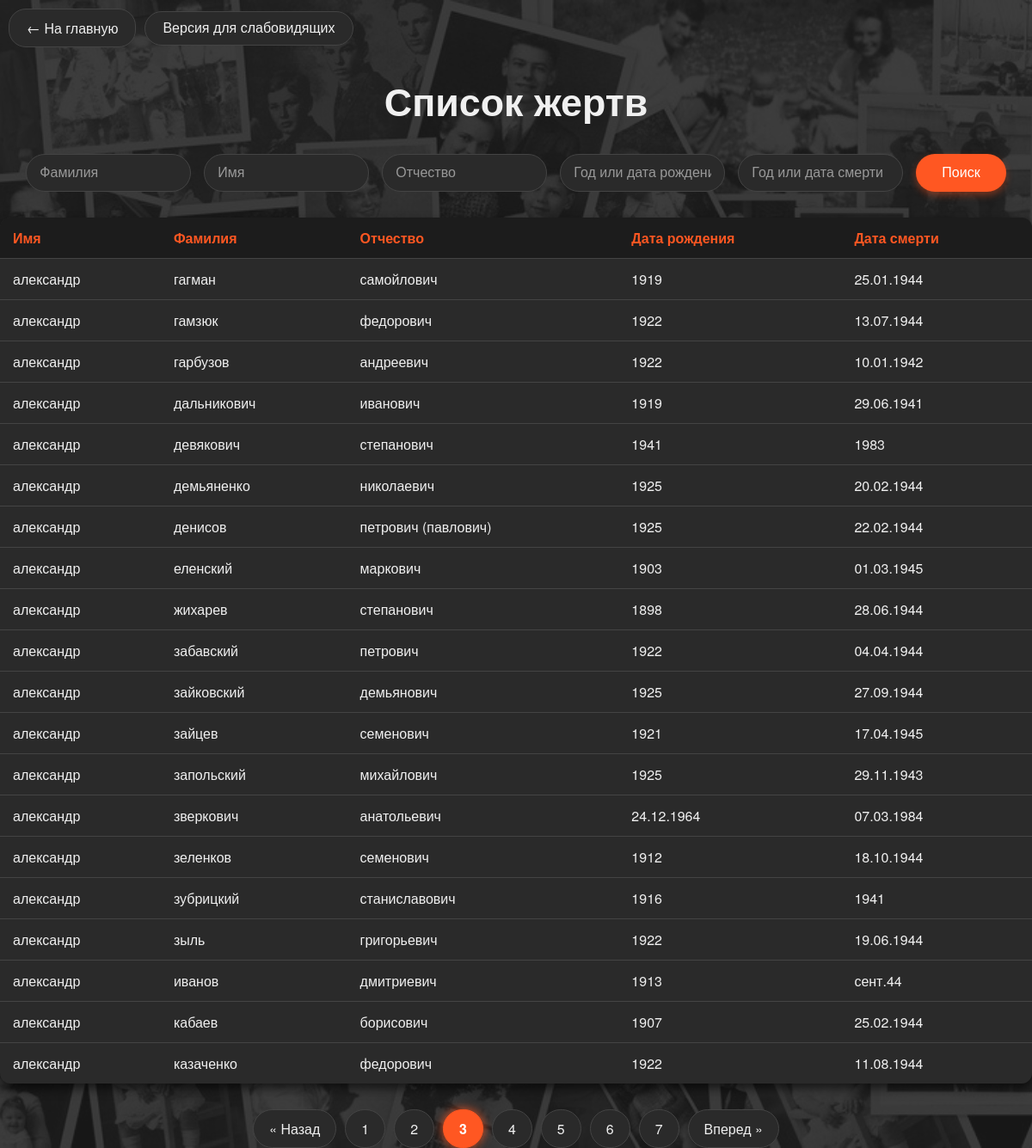
Screenshot of /6btn.php?page=3 with the database file from the repository.
### tables this page shows
CREATE TABLE "people" (
	"name"	TEXT,
	"surname"	TEXT,
	"patronymic"	TEXT,
	"birth_date"	TEXT,
	"death_date"	TEXT
);

### 6btn.php (the view, shortened to what this page needs)
<?php
function h($str) {
    return htmlspecialchars($str ?? '', ENT_QUOTES, 'UTF-8');
}
$pdo = new PDO('sqlite:bd_from_csv.sqlite');
$pdo->setAttribute(PDO::ATTR_ERRMODE, PDO::ERRMODE_EXCEPTION);
$surname = $_GET['surname'] ?? '';
$name = $_GET['name'] ?? '';
$patronymic = $_GET['patronymic'] ?? '';
$birth_date = $_GET['birth_date'] ?? '';
$death_date = $_GET['death_date'] ?? '';
$page = max(1, (int)($_GET['page'] ?? 1));
$perPage = 20;
$where = [];
$params = [];
$where[] = "surname != 'Фамилия'";
$where[] = "name != 'Имя'";
$where[] = "patronymic != 'Отчество'";
$where[] = "birth_date != 'Дата рождения'";
$where[] = "death_date != 'Дата смерти'";
$whereSQL = $where ? 'WHERE ' . implode(' AND ', $where) : '';
$countStmt = $pdo->prepare("SELECT COUNT(*) FROM people $whereSQL");
$countStmt->execute($params);
$total = $countStmt->fetchColumn();
$offset = ($page - 1) * $perPage;
$sql = "SELECT * FROM people $whereSQL ORDER BY surname, name, patronymic LIMIT :limit OFFSET :offset";
$stmt = $pdo->prepare($sql);
$stmt->bindValue(':limit', $perPage, PDO::PARAM_INT);
$stmt->bindValue(':offset', $offset, PDO::PARAM_INT);
$stmt->execute();
$results = $stmt->fetchAll(PDO::FETCH_ASSOC);
$totalPages = ceil($total / $perPage);
?>
<!DOCTYPE html>
<html lang="ru">
<head>
</head>
<body>
<div class="top-controls">
  <a href="index.html" class="back-home-btn">← На главную</a>
  <button onclick="toggleAccessibility()" id="accessibilityBtn">Версия для слабовидящих</button>
</div>
<h1>Список жертв</h1>
<form method="get">
    <input type="text" name="surname" placeholder="Фамилия" value="<?= h($surname) ?>" />
    <input type="text" name="name" placeholder="Имя" value="<?= h($name) ?>" />
    <input type="text" name="patronymic" placeholder="Отчество" value="<?= h($patronymic) ?>" />
    <input type="text" name="birth_date" placeholder="Год или дата рождения" value="<?= h($birth_date) ?>" />
    <input type="text" name="death_date" placeholder="Год или дата смерти" value="<?= h($death_date) ?>" />
    <button type="submit">Поиск</button>
</form>
<table>
    <thead>
        <tr>
            <th>Имя</th>
            <th>Фамилия</th>
            <th>Отчество</th>
            <th>Дата рождения</th>
            <th>Дата смерти</th>
        </tr>
    </thead>
    <tbody>
        <?php if ($results): ?>
            <?php foreach ($results as $row): ?>
                <tr>
                    <td><?= h($row['surname']) ?></td>
                    <td><?= h($row['name']) ?></td>
                    <td><?= h($row['patronymic']) ?></td>
                    <td><?= h($row['birth_date']) ?></td>
                    <td><?= h($row['death_date']) ?></td>
                </tr>
            <?php endforeach; ?>
        <?php else: ?>
            <tr><td colspan="5">Нет данных</td></tr>
        <?php endif; ?>
    </tbody>
</table>
<div class="pagination">
    <?php if ($page > 1): ?>
        <a href="?<?= http_build_query(array_merge($_GET, ['page' => $page - 1])) ?>">&laquo; Назад</a>
    <?php endif; ?>
    <?php
    $start = max(1, $page - 4);
    $end = min($totalPages, $page + 4);
    for ($p = $start; $p <= $end; $p++):
    ?>
        <?php if ($p == $page): ?>
            <span class="current"><?= $p ?></span>
        <?php else: ?>
            <a href="?<?= http_build_query(array_merge($_GET, ['page' => $p])) ?>"><?= $p ?></a>
        <?php endif; ?>
    <?php endfor; ?>
    <?php if ($page < $totalPages): ?>
        <a href="?<?= http_build_query(array_merge($_GET, ['page' => $page + 1])) ?>">Вперед &raquo;</a>
    <?php endif; ?>
</div>
</body>
</html>

### 6btn.php (style rules this page uses)
body { font-family: 'Helvetica Neue', 'Pathway Gothic One', sans-serif; background-color: #1c1c1c; color: #f0f0f0; margin: 0; padding: 0; background-image: url('fon.jpg'); background-size: cover; background-position: center; background-repeat: no-repeat; background-attachment: fixed; position: relative; z-index: 0; }
body::before { content: ""; position: fixed; top: 0; left: 0; right: 0; bottom: 0; background: rgba(28, 28, 28, 0.85); z-index: -1; }
h1 { color: #f0f0f0; font-weight: 600; font-size: 2.8em; text-align: center; margin-bottom: 30px; }
form { display: flex; flex-wrap: wrap; gap: 15px; justify-content: center; margin-bottom: 30px; }
input[type=text] { padding: 12px 15px; width: 160px; background-color: #2a2a2a; border: 1px solid #444444; border-radius: 25px; color: #f0f0f0; font-size: 1em; transition: border-color 0.3s ease, background-color 0.3s ease; }
input[type=text]::placeholder { color: #999999; }
button[type=submit] { padding: 12px 30px; background-color: #ff5722; color: white; border: none; border-radius: 25px; cursor: pointer; font-size: 1em; transition: background-color 0.3s ease, transform 0.3s ease; box-shadow: 0 4px 8px rgba(255, 87, 34, 0.4); }
table { border-collapse: collapse; width: 100%; background-color: #2a2a2a; border-radius: 12px; overflow: hidden; box-shadow: 0 6px 12px rgba(0, 0, 0, 0.6); }
th, td { padding: 12px 15px; border-bottom: 1px solid #444444; color: #f0f0f0; text-align: left; font-size: 1em; }
th { background-color: #1c1c1c; font-weight: 600; color: #ff5722; }
tbody tr:last-child td { border-bottom: none; }
.pagination { margin-top: 30px; display: flex; flex-wrap: wrap; justify-content: center; gap: 10px; }
.pagination a, .pagination span { padding: 10px 18px; border: 1px solid #444444; border-radius: 25px; text-decoration: none; color: #f0f0f0; background-color: #2a2a2a; font-weight: 500; transition: background-color 0.3s ease, border-color 0.3s ease; }
.pagination span.current { background-color: #ff5722; color: white; border-color: #ff5722; font-weight: 700; box-shadow: 0 0 12px rgba(255, 87, 34, 0.9); }
.top-controls a.back-home-btn, .top-controls button { padding: 10px 20px; background-color: #2a2a2a; color: #f0f0f0; border: 1px solid #444444; border-radius: 20px; text-decoration: none; font-size: 1em; cursor: pointer; transition: background-color 0.3s ease, transform 0.3s ease, box-shadow 0.3s ease; }
.top-controls { display: flex; align-items: center; gap: 10px; margin: 10px; }

### rows the page displays
people: surname "александр", name "гагман", patronymic "самойлович", birth_date "1919", death_date "25.01.1944"
people: surname "александр", name "гамзюк", patronymic "федорович", birth_date "1922", death_date "13.07.1944"
people: surname "александр", name "гарбузов", patronymic "андреевич", birth_date "1922", death_date "10.01.1942"
people: surname "александр", name "дальникович", patronymic "иванович", birth_date "1919", death_date "29.06.1941"
people: surname "александр", name "девякович", patronymic "степанович", birth_date "1941", death_date "1983"
people: surname "александр", name "демьяненко", patronymic "николаевич", birth_date "1925", death_date "20.02.1944"
people: surname "александр", name "денисов", patronymic "петрович (павлович)", birth_date "1925", death_date "22.02.1944"
people: surname "александр", name "еленский", patronymic "маркович", birth_date "1903", death_date "01.03.1945"
people: surname "александр", name "жихарев", patronymic "степанович", birth_date "1898", death_date "28.06.1944"
people: surname "александр", name "забавский", patronymic "петрович", birth_date "1922", death_date "04.04.1944"
people: surname "александр", name "зайковский", patronymic "демьянович", birth_date "1925", death_date "27.09.1944"
people: surname "александр", name "зайцев", patronymic "семенович", birth_date "1921", death_date "17.04.1945"
people: surname "александр", name "запольский", patronymic "михайлович", birth_date "1925", death_date "29.11.1943"
people: surname "александр", name "зверкович", patronymic "анатольевич", birth_date "24.12.1964", death_date "07.03.1984"
people: surname "александр", name "зеленков", patronymic "семенович", birth_date "1912", death_date "18.10.1944"
people: surname "александр", name "зубрицкий", patronymic "станиславович", birth_date "1916", death_date "1941"
people: surname "александр", name "зыль", patronymic "григорьевич", birth_date "1922", death_date "19.06.1944"
people: surname "александр", name "иванов", patronymic "дмитриевич", birth_date "1913", death_date "сент.44"
people: surname "александр", name "кабаев", patronymic "борисович", birth_date "1907", death_date "25.02.1944"
people: surname "александр", name "казаченко", patronymic "федорович", birth_date "1922", death_date "11.08.1944"
